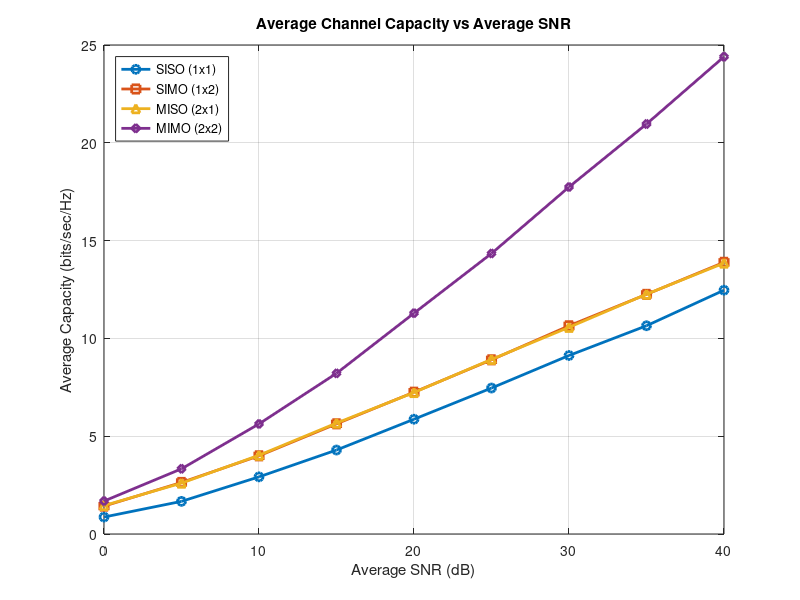

This chart was generated by the following MATLAB code:
% MIMO Channel Capacity Analysis
% Assignment 7 - Task 1: Calculate Channel Capacity for SISO, SIMO, MISO, MIMO

clc; clear; close all;

% Parameters
SNR_dB = 0:5:40;
SNR_linear = 10.^(SNR_dB/10);
numRealizations = 1000;

% Antenna configurations
Nt_SISO = 1; Nr_SISO = 1;  % SISO (1x1)
Nt_SIMO = 1; Nr_SIMO = 2;  % SIMO (1x2)
Nt_MISO = 2; Nr_MISO = 1;  % MISO (2x1)
Nt_MIMO = 2; Nr_MIMO = 2;  % MIMO (2x2)

% Initialize capacity arrays
C_SISO = zeros(size(SNR_linear));
C_SIMO = zeros(size(SNR_linear));
C_MISO = zeros(size(SNR_linear));
C_MIMO = zeros(size(SNR_linear));

% Calculate capacity for each SNR value
for i = 1:length(SNR_linear)
    snr = SNR_linear(i);
    
    % Temporary variables for averaging
    temp_siso = 0;
    temp_simo = 0;
    temp_miso = 0;
    temp_mimo = 0;
    
    % Monte Carlo simulation
    for k = 1:numRealizations
        % SISO Channel (1x1)
        H = (1/sqrt(2))*(randn(Nr_SISO,Nt_SISO)+1i*randn(Nr_SISO,Nt_SISO));
        temp_siso = temp_siso + log2(1 + snr * abs(H)^2);
        
        % SIMO Channel (1x2)
        H = (1/sqrt(2))*(randn(Nr_SIMO,Nt_SIMO)+1i*randn(Nr_SIMO,Nt_SIMO));
        temp_simo = temp_simo + log2(1 + snr * norm(H)^2);
        
        % MISO Channel (2x1)
        H = (1/sqrt(2))*(randn(Nr_MISO,Nt_MISO)+1i*randn(Nr_MISO,Nt_MISO));
        temp_miso = temp_miso + log2(1 + snr * norm(H)^2);
        
        % MIMO Channel (2x2)
        H = (1/sqrt(2))*(randn(Nr_MIMO,Nt_MIMO)+1i*randn(Nr_MIMO,Nt_MIMO));
        temp_mimo = temp_mimo + real(log2(det(eye(Nr_MIMO) + (snr/Nt_MIMO)*(H*H'))));
    end
    
    % Average over realizations
    C_SISO(i) = temp_siso / numRealizations;
    C_SIMO(i) = temp_simo / numRealizations;
    C_MISO(i) = temp_miso / numRealizations;
    C_MIMO(i) = temp_mimo / numRealizations;
end

% Plot results
figure;
plot(SNR_dB, C_SISO, '-o','LineWidth',2, 'MarkerSize', 6); hold on;
plot(SNR_dB, C_SIMO, '-s','LineWidth',2, 'MarkerSize', 6);
plot(SNR_dB, C_MISO, '-^','LineWidth',2, 'MarkerSize', 6);
plot(SNR_dB, C_MIMO, '-d','LineWidth',2, 'MarkerSize', 6);

grid on;
xlabel('Average SNR (dB)');
ylabel('Average Capacity (bits/sec/Hz)');
title('Average Channel Capacity vs Average SNR');
legend( sprintf('SISO (%dx%d)', Nt_SISO, Nr_SISO), ...
        sprintf('SIMO (%dx%d)', Nt_SIMO, Nr_SIMO), ...
        sprintf('MISO (%dx%d)', Nt_MISO, Nr_MISO), ...
        sprintf('MIMO (%dx%d)', Nt_MIMO, Nr_MIMO), ...
        'Location', 'NorthWest');

% Display capacity values at specific SNR points
fprintf('\nChannel Capacity Analysis Results:\n');
fprintf('=====================================\n');
for i = 1:5:length(SNR_dB)
    fprintf('SNR = %2d dB:\n', SNR_dB(i));
    fprintf('  SISO: %.3f bits/sec/Hz\n', C_SISO(i));
    fprintf('  SIMO: %.3f bits/sec/Hz\n', C_SIMO(i));
    fprintf('  MISO: %.3f bits/sec/Hz\n', C_MISO(i));
    fprintf('  MIMO: %.3f bits/sec/Hz\n', C_MIMO(i));
    fprintf('  MIMO Gain over SISO: %.2fx\n\n', C_MIMO(i)/C_SISO(i));
end

% Calculate and display diversity gains
fprintf('Diversity Gain Analysis:\n');
fprintf('========================\n');
high_snr_idx = length(SNR_dB);
fprintf('At SNR = %d dB:\n', SNR_dB(high_snr_idx));
fprintf('SIMO gain over SISO: %.2fx\n', C_SIMO(high_snr_idx)/C_SISO(high_snr_idx));
fprintf('MISO gain over SISO: %.2fx\n', C_MISO(high_snr_idx)/C_SISO(high_snr_idx));
fprintf('MIMO gain over SISO: %.2fx\n', C_MIMO(high_snr_idx)/C_SISO(high_snr_idx));